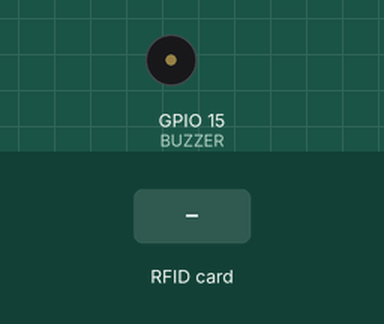
This sketch was run on a simulated ESP32. Shown: buzzer (waves = sounding, pin HIGH). Inputs (shaded band) come from the test bench. WiFi joins after 1.5 s; servers stay silent unless stated; uploads are accepted with an empty reply; what the sketch prints to the serial monitor is not drawn.

Above: at 2.7 s.
2.8 s: RFID card EA 79 23 03 held to the reader
At 2.91 s:
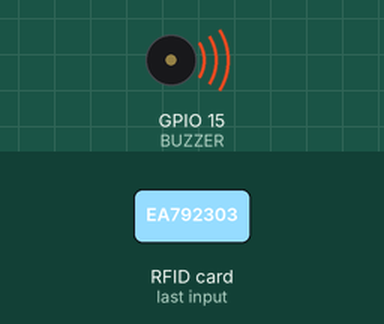
4.5 s: RFID card 73 06 4A 34 held to the reader
At 6.4 s:
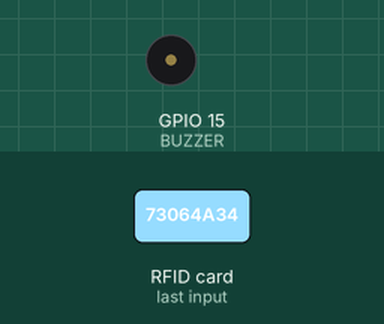
6.7 s: RFID card 6E A5 D5 05 held to the reader
At 7.71 s:
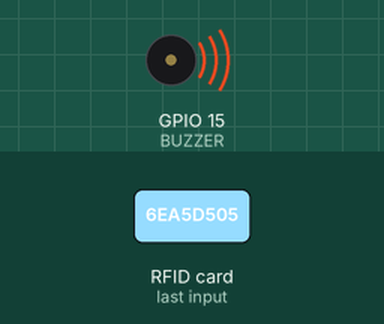
Timing chart, 0 to 9.7 s (numbered marks = the images above; inputs shaded):
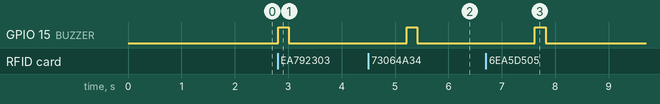

Measured:
- after the input at 2.8 s, GPIO 15 (BUZZER): LOW → HIGH at once, → LOW 0.20 s later
- after the input at 4.5 s, GPIO 15 (BUZZER): LOW → HIGH after 0.72 s, → LOW 0.20 s later
- after the input at 6.7 s, GPIO 15 (BUZZER): LOW → HIGH after 0.92 s, → LOW 0.20 s later

The sketch:

Arduino_Esp32_main.ino
```cpp
#include <WiFi.h>
#include <HTTPClient.h>
#include <SPI.h>
#include <MFRC522.h>

#define SS_PIN 2
#define RST_PIN 4
#define BUZZER 15

const char* ssid = "RRR";
const char* password = "987654321";
const char* serverURL = "http://172.24.15.57:5000/recipe"; // Replace with your PC WiFi IP ipconfig only 172.24.15.57 part

MFRC522 rfid(SS_PIN, RST_PIN);

String getRecipeType(String uid) {
  if (uid == "EA792303") return "vegetarian";
  if (uid == "73064A34") return "chicken";
  if (uid == "6EA5D505") return "quick";
  if (uid == "D3413230") return "Beef";
  if (uid == "63253030") return "fish";
  //if (uid == "63BB7934") return "Big fish";
  if (uid == "F3CD1D34") return "Healthy meal";
  if (uid == "03AFA234") return "Salad";
  return "general";
}

void setup() {
  Serial.begin(115200);
  SPI.begin(18, 19, 23, 2);
  rfid.PCD_Init();

  pinMode(BUZZER, OUTPUT);
  digitalWrite(BUZZER, LOW);

  // Connect to WiFi
  WiFi.begin(ssid, password);
  while (WiFi.status() != WL_CONNECTED) {
    delay(500);
    Serial.print(".");
  }
  Serial.println("\nWiFi connected");
}

void loop() {
  if (!rfid.PICC_IsNewCardPresent()) return;
  if (!rfid.PICC_ReadCardSerial()) return;

  // Build UID string
  String uidStr = "";
  for (byte i = 0; i < rfid.uid.size; i++) {
    if (rfid.uid.uidByte[i] < 0x10) uidStr += "0";
    uidStr += String(rfid.uid.uidByte[i], HEX);
  }
  uidStr.toUpperCase();

  String recipeType = getRecipeType(uidStr);
  Serial.println("Recipe type: " + recipeType);

  // Buzzer beep
  digitalWrite(BUZZER, HIGH);
  delay(200);
  digitalWrite(BUZZER, LOW);

  // Send to Python server
  if (WiFi.status() == WL_CONNECTED) {
    HTTPClient http;
    http.begin(serverURL);
    http.addHeader("Content-Type", "application/json");

    String json = "{\"type\":\"" + recipeType + "\"}";
    int code = http.POST(json);

    if (code > 0) {
      String recipe = http.getString();
      Serial.println("Recipe received:");
      Serial.println(recipe);
      Serial.println("-----------------------\n");
    } else {
      Serial.println("sending request");
    }

    http.end();
  }

  rfid.PICC_HaltA();
  delay(2000); // wait before next scan
}
```
